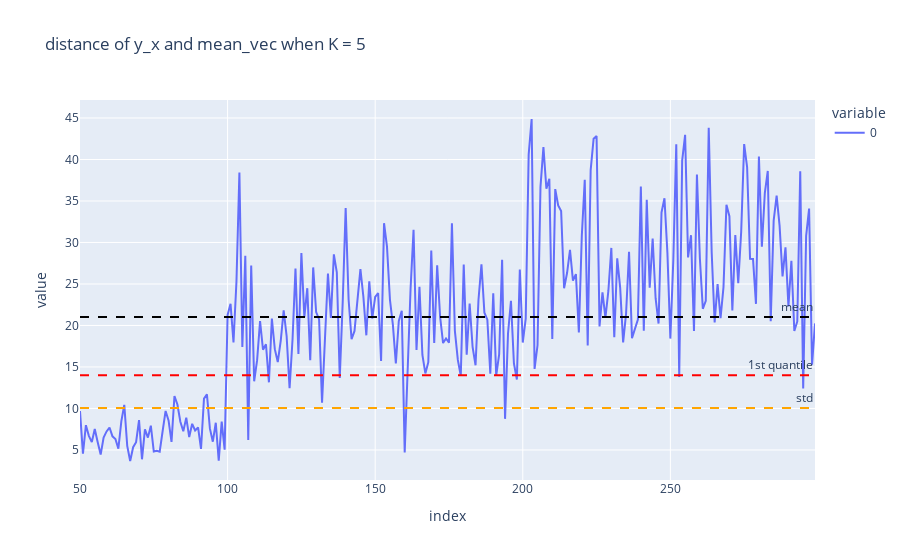
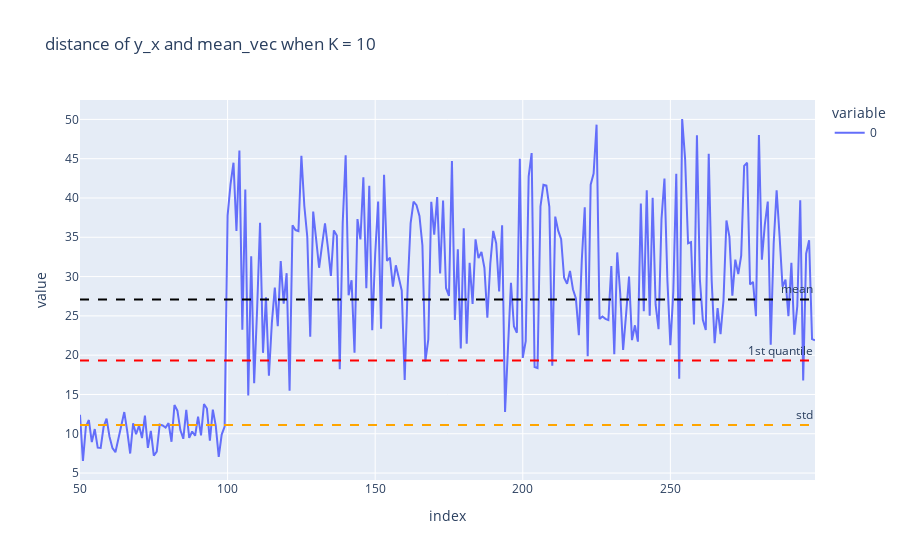
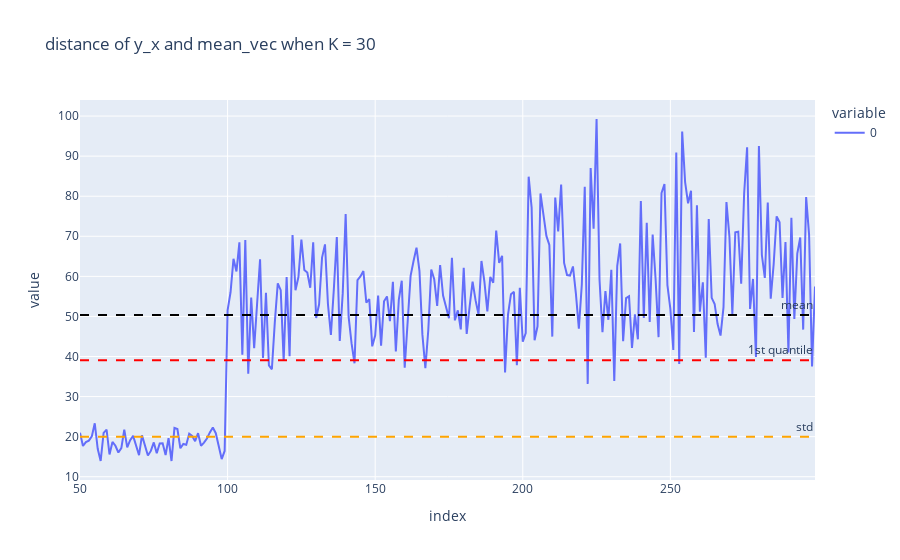

Write notebook code for charts like these, in order.
### Code cell
plotly_plot(del_y_5, 5)
plotly_plot(del_y_10,10)
plotly_plot(del_y_30,30)

### Figure 1 — Plotly figure (JSON) as saved in the notebook; plotly's stock layout.template omitted (floating-point values rounded to 4 significant figures; data arrays with more than 128 entries replaced by an {"elided": "..."} marker saying what was removed)
{"data": [{"hovertemplate": "variable=0<br>index=%{x}<br>value=%{y}<extra></extra>", "legendgroup": "0", "line": {"color": "#636efa", "dash": "solid"}, "marker": {"symbol": "circle"}, "mode": "lines", "name": "0", "orientation": "v", "showlegend": true, "type": "scatter", "x": {"elided": "250 int values"}, "xaxis": "x", "y": {"elided": "250 float values"}, "yaxis": "y"}], "layout": {"annotations": [{"showarrow": false, "text": "mean", "x": 1, "xanchor": "right", "xref": "x domain", "y": 21.01, "yanchor": "bottom", "yref": "y"}, {"showarrow": false, "text": "1st quantile", "x": 1, "xanchor": "right", "xref": "x domain", "y": 14.01, "yanchor": "bottom", "yref": "y"}, {"showarrow": false, "text": "std", "x": 1, "xanchor": "right", "xref": "x domain", "y": 10.06, "yanchor": "bottom", "yref": "y"}], "autosize": true, "legend": {"title": {"text": "variable"}, "tracegroupgap": 0}, "shapes": [{"line": {"color": "black", "dash": "dash", "width": 2}, "type": "line", "x0": 0, "x1": 1, "xref": "x domain", "y0": 21.01, "y1": 21.01, "yref": "y"}, {"line": {"color": "red", "dash": "dash", "width": 2}, "type": "line", "x0": 0, "x1": 1, "xref": "x domain", "y0": 14.01, "y1": 14.01, "yref": "y"}, {"line": {"color": "orange", "dash": "dash", "width": 2}, "type": "line", "x0": 0, "x1": 1, "xref": "x domain", "y0": 10.06, "y1": 10.06, "yref": "y"}], "title": {"text": "distance of y_x and mean_vec when K = 5"}, "xaxis": {"anchor": "y", "autorange": true, "domain": [0, 1], "range": [50, 299], "title": {"text": "index"}, "type": "linear"}, "yaxis": {"anchor": "x", "autorange": true, "domain": [0, 1], "range": [1.378, 47.17], "title": {"text": "value"}, "type": "linear"}}}

### Figure 2 — Plotly figure (JSON) as saved in the notebook; plotly's stock layout.template omitted (floating-point values rounded to 4 significant figures; data arrays with more than 128 entries replaced by an {"elided": "..."} marker saying what was removed)
{"data": [{"hovertemplate": "variable=0<br>index=%{x}<br>value=%{y}<extra></extra>", "legendgroup": "0", "line": {"color": "#636efa", "dash": "solid"}, "marker": {"symbol": "circle"}, "mode": "lines", "name": "0", "orientation": "v", "showlegend": true, "type": "scatter", "x": {"elided": "250 int values"}, "xaxis": "x", "y": {"elided": "250 float values"}, "yaxis": "y"}], "layout": {"annotations": [{"showarrow": false, "text": "mean", "x": 1, "xanchor": "right", "xref": "x domain", "y": 27.09, "yanchor": "bottom", "yref": "y"}, {"showarrow": false, "text": "1st quantile", "x": 1, "xanchor": "right", "xref": "x domain", "y": 19.31, "yanchor": "bottom", "yref": "y"}, {"showarrow": false, "text": "std", "x": 1, "xanchor": "right", "xref": "x domain", "y": 11.11, "yanchor": "bottom", "yref": "y"}], "autosize": true, "legend": {"title": {"text": "variable"}, "tracegroupgap": 0}, "shapes": [{"line": {"color": "black", "dash": "dash", "width": 2}, "type": "line", "x0": 0, "x1": 1, "xref": "x domain", "y0": 27.09, "y1": 27.09, "yref": "y"}, {"line": {"color": "red", "dash": "dash", "width": 2}, "type": "line", "x0": 0, "x1": 1, "xref": "x domain", "y0": 19.31, "y1": 19.31, "yref": "y"}, {"line": {"color": "orange", "dash": "dash", "width": 2}, "type": "line", "x0": 0, "x1": 1, "xref": "x domain", "y0": 11.11, "y1": 11.11, "yref": "y"}], "title": {"text": "distance of y_x and mean_vec when K = 10"}, "xaxis": {"anchor": "y", "autorange": true, "domain": [0, 1], "range": [50, 299], "title": {"text": "index"}, "type": "linear"}, "yaxis": {"anchor": "x", "autorange": true, "domain": [0, 1], "range": [4.118, 52.47], "title": {"text": "value"}, "type": "linear"}}}

### Figure 3 — Plotly figure (JSON) as saved in the notebook; plotly's stock layout.template omitted (floating-point values rounded to 4 significant figures; data arrays with more than 128 entries replaced by an {"elided": "..."} marker saying what was removed)
{"data": [{"hovertemplate": "variable=0<br>index=%{x}<br>value=%{y}<extra></extra>", "legendgroup": "0", "line": {"color": "#636efa", "dash": "solid"}, "marker": {"symbol": "circle"}, "mode": "lines", "name": "0", "orientation": "v", "showlegend": true, "type": "scatter", "x": {"elided": "250 int values"}, "xaxis": "x", "y": {"elided": "250 float values"}, "yaxis": "y"}], "layout": {"annotations": [{"showarrow": false, "text": "mean", "x": 1, "xanchor": "right", "xref": "x domain", "y": 50.37, "yanchor": "bottom", "yref": "y"}, {"showarrow": false, "text": "1st quantile", "x": 1, "xanchor": "right", "xref": "x domain", "y": 39.07, "yanchor": "bottom", "yref": "y"}, {"showarrow": false, "text": "std", "x": 1, "xanchor": "right", "xref": "x domain", "y": 19.98, "yanchor": "bottom", "yref": "y"}], "autosize": true, "legend": {"title": {"text": "variable"}, "tracegroupgap": 0}, "shapes": [{"line": {"color": "black", "dash": "dash", "width": 2}, "type": "line", "x0": 0, "x1": 1, "xref": "x domain", "y0": 50.37, "y1": 50.37, "yref": "y"}, {"line": {"color": "red", "dash": "dash", "width": 2}, "type": "line", "x0": 0, "x1": 1, "xref": "x domain", "y0": 39.07, "y1": 39.07, "yref": "y"}, {"line": {"color": "orange", "dash": "dash", "width": 2}, "type": "line", "x0": 0, "x1": 1, "xref": "x domain", "y0": 19.98, "y1": 19.98, "yref": "y"}], "title": {"text": "distance of y_x and mean_vec when K = 30"}, "xaxis": {"anchor": "y", "autorange": true, "domain": [0, 1], "range": [50, 299], "title": {"text": "index"}, "type": "linear"}, "yaxis": {"anchor": "x", "autorange": true, "domain": [0, 1], "range": [9.182, 104.0], "title": {"text": "value"}, "type": "linear"}}}
